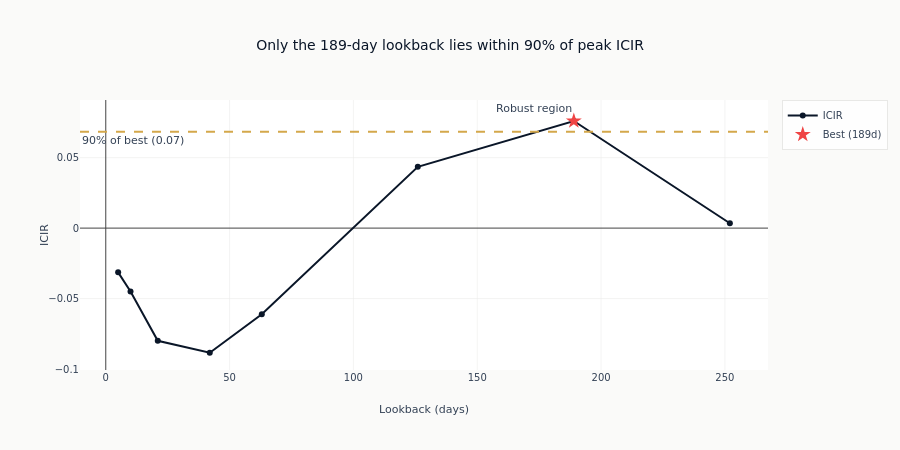

The notebook cell this image was saved under:
### Code cell
# Add best-point marker and display
if sweep_results and robustness:
    fig.add_trace(
        go.Scatter(
            x=[robustness["best_param"]],
            y=[robustness["best_value"]],
            mode="markers",
            name=f"Best ({robustness['best_param']}d)",
            marker=dict(color=COLORS["negative"], size=12, symbol="star"),
        )
    )

    fig.update_layout(
        title="Only the 189-day lookback lies within 90% of peak ICIR",
        xaxis_title="Lookback (days)",
        yaxis_title="ICIR",
        height=450,
    )
    fig.show()

### Figure 1 — Plotly figure (JSON) as saved in the notebook; plotly's stock layout.template omitted (floating-point values rounded to 4 significant figures)
{"data": [{"line": {"color": "#0a1628", "width": 2}, "mode": "lines+markers", "name": "ICIR", "type": "scatter", "x": [5, 10, 21, 42, 63, 126, 189, 252], "y": [-0.03138, -0.04493, -0.07996, -0.08844, -0.06108, 0.0435, 0.076, 0.003428]}, {"marker": {"color": "#ef4444", "size": 12, "symbol": "star"}, "mode": "markers", "name": "Best (189d)", "type": "scatter", "x": [189], "y": [0.076]}], "layout": {"annotations": [{"showarrow": false, "text": "90% of best (0.07)", "x": 0, "xanchor": "left", "xref": "x domain", "y": 0.0684, "yanchor": "top", "yref": "y"}, {"showarrow": false, "text": "Robust region", "x": 189, "xanchor": "right", "xref": "x", "y": 1, "yanchor": "top", "yref": "y domain"}], "height": 450, "shapes": [{"line": {"color": "#D4A84B", "dash": "dash"}, "type": "line", "x0": 0, "x1": 1, "xref": "x domain", "y0": 0.0684, "y1": 0.0684, "yref": "y"}, {"fillcolor": "#10b981", "line": {"width": 0}, "opacity": 0.3, "type": "rect", "x0": 189, "x1": 189, "xref": "x", "y0": 0, "y1": 1, "yref": "y domain"}], "title": {"text": "Only the 189-day lookback lies within 90% of peak ICIR"}, "xaxis": {"title": {"text": "Lookback (days)"}}, "yaxis": {"title": {"text": "ICIR"}}}}
